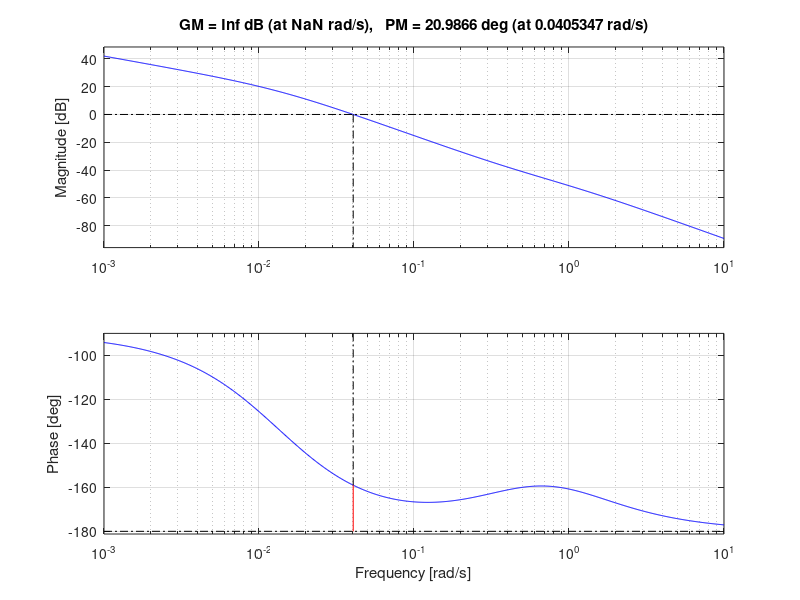

The MATLAB source for this figure:
sys = tf([1 0.5],[289 292.959 3.959 0])
rlocus(sys)
bode(sys)
%%
sys = tf([1 0.5],[289 292.959 3.959 0])
margin(sys)